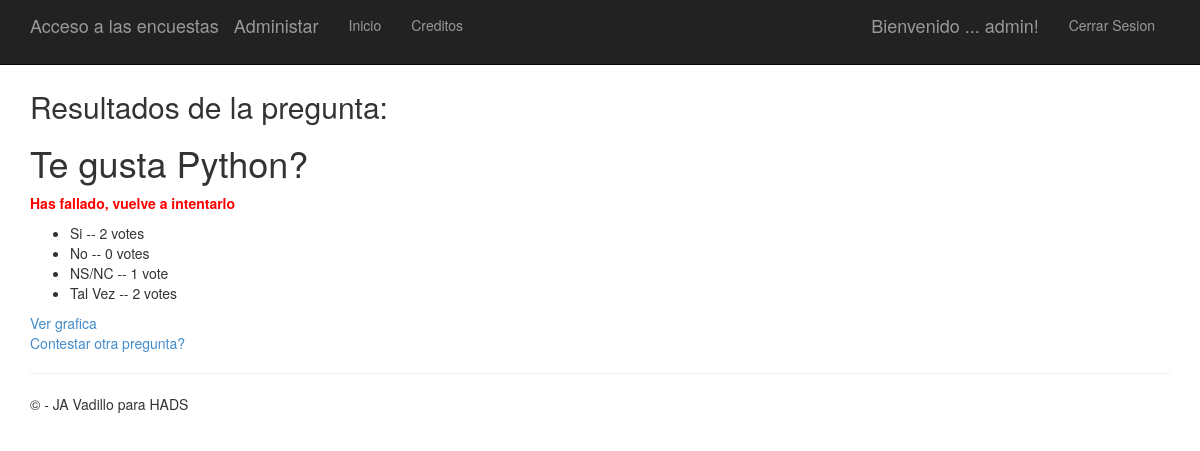
The app's page /2/2/results/ (signed in) with its own data.
### app/models.py (models this page shows)
class Question(models.Model):
    question_text = models.CharField(max_length=200)
    pub_date = models.DateTimeField('date published')
    tema = models.CharField(max_length=200)

class Choice(models.Model):
    question = models.ForeignKey(Question)
    choice_text = models.CharField(max_length=200)
    votes = models.IntegerField(default=0)
    Correcta=models.BooleanField()

### app/views.py (the view)
# urls.py: url(r'^(?P<question_id>\d+)/(?P<choice_id>\d+)/results/$', app.views.results, name='results'),
def results(request, question_id, choice_id):
    question = get_object_or_404(Question, pk=question_id)
    choice= get_object_or_404(Choice, pk=choice_id)
    correct=''
    wrong=''
    if(choice.Correcta==True):
        correct='Respuesta correcta, has acertado Crack!!!'
    else:
        wrong='Has fallado, vuelve a intentarlo'
    return render(request, 'polls/results.html', {'title':'Resultados de la pregunta:','question': question,'acertar':correct,'fallar':wrong})

### app/templates/polls/results.html (shortened to what this page needs)
﻿{% extends "app/layout.html" %}
{% block content %}
<h2>{{ title }}</h2>
<h1>{{ question.question_text }}</h1>
{% if fallar %}<p><strong style="color:red;"><b>{{ fallar }}</b></strong></p>{% endif %}
<ul>
{% for choice in question.choice_set.all %}
    <li>{{ choice.choice_text }} -- {{ choice.votes }} vote{{ choice.votes|pluralize }}</li>
{% endfor %}
</ul>
<a href="{% url 'chart' question.id %}"> Ver grafica</a><br />
<a href="{% url 'index' %}">Contestar otra pregunta?</a>
{% endblock %}

### app/templates/app/loginpartial.html (shortened to what this page needs)
{% if user.is_authenticated %}
<form id="logoutForm" action="/logout" method="post" class="navbar-right">
    <ul class="nav navbar-nav navbar-right">
        <li><span class="navbar-brand">Bienvenido ... {{ user.username }}!</span></li>
        <li><a href="javascript:document.getElementById('logoutForm').submit()">Cerrar Sesion</a></li>
    </ul>
</form>
{% else %}
<ul class="nav navbar-nav navbar-right">
    <li><a href="{% url 'login' %}">Iniciar Sesion</a></li>
</ul>
{% endif %}

### app/static/app/content/site.css (style rules this page uses)
body { padding-top: 50px; padding-bottom: 20px; }

### records on screen
Question: question_text "Te gusta Python?"
Choice: choice_text "Si", votes "2"
Choice: choice_text "No", votes "0"
Choice: choice_text "NS/NC", votes "1"
Choice: choice_text "Tal Vez", votes "2"

### other values on screen
{{ user.username }} "admin"
{{ title }} "Resultados de la pregunta:"
{{ fallar }} "Has fallado, vuelve a intentarlo"
